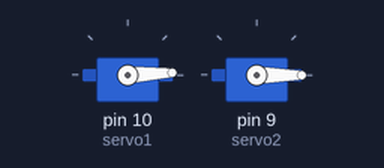
Bench run of a sketch on a simulated Arduino Uno, built with avr-gcc and run on an emulated ATmega328P. On the bench: 2 × servo.

Above: at 1.05 s.
At 1.7 s:
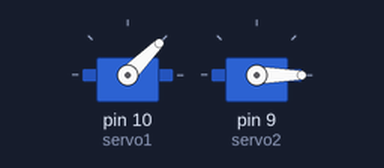
At 2.4 s:
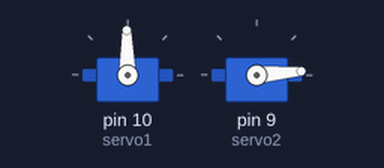
At 3.8 s:
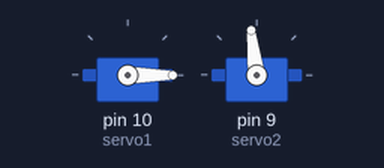
Timing chart, 0 to 7.6 s (numbered marks = the images above):
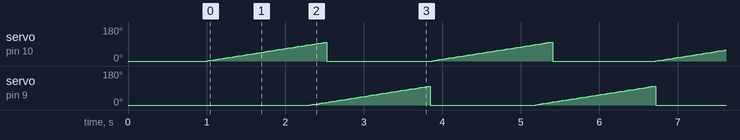

The sketch:

twoServos.ino.ino
```cpp
#include <Servo.h>

Servo servo1;  // create servo object to control a servo
Servo servo2;
//Servo servo_mov; // servo que se mueve en el momento

int val1;
int val2;
//int num_servo;
bool wait4next1;
bool wait4next2;
int val;
char serial_val;

int min_ang = 0;
int max_ang = 100;
int retardo = 15;

void setup() {
  Serial.begin(9600);
  servo1.attach(10);  // attaches the servo on pin 9 to the servo object
  servo2.attach(9);

  //servo_mov = servo1;
  //num_servo = 1;

  val1 = 0;
  val2 = 0; // retardo
  wait4next1 = false;
  wait4next2 = true;

  servo1.write(0);
  servo2.write(0);
  delay(1000);

}

void loop() {

   /* movimiento secuencial , primero 1 luego el otro:
  servo_mov.write(val);
  val = val + 1;

  if (val > 180) {
    val = 0;
    if ( num_servo == 1) {
      servo_mov = servo2;
      num_servo = 2;
    } else {
      servo_mov = servo1;
      num_servo = 1;
    }
  }
  */


  servo1.write(val1);
  servo2.write(val2);

  if (! wait4next1) {
    val1 = val1 + 1;
  }
  if (! wait4next2) {
    val2 = val2 + 1;
  }

  if (val1 > max_ang-retardo) {
      wait4next2 = false;
  }
  if (val1 > max_ang) {
      val1 = 0;
      wait4next1 = true;
  }
  if (val2 > max_ang) {
      val2 = 0;
      wait4next2 = true;
      wait4next1 = false;
  }


  servo1.write(val1);
  //delay(1000);
  servo2.write(val2);
   delay(15);
}
```

Measured:
- by itself, servo on pin 10 (servo1), servo on pin 9 (servo2): ramps from 0° to 100° and jumps back, once every 2.9 s
